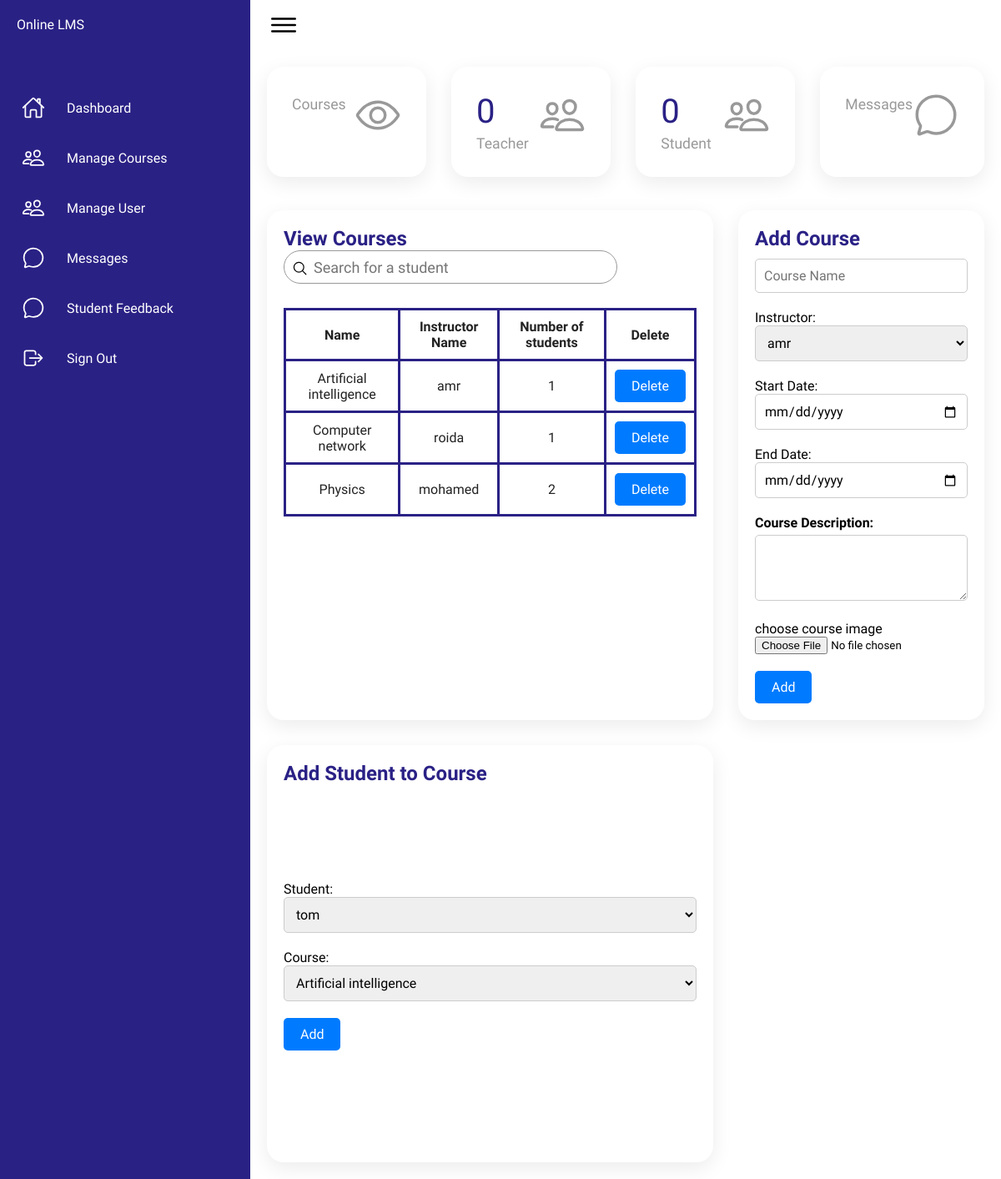
Page /manageCourse.php on the committed database.
### tables this page shows
CREATE TABLE `course` (
  `CourseID` int(11) NOT NULL,
  `CourseName` varchar(50) NOT NULL,
  `Description` text NOT NULL,
  `InstructorID` int(11) NOT NULL,
  `Start_Date` datetime NOT NULL,
  `End_Date` datetime NOT NULL,
  `Image` varchar(500) NOT NULL
);

CREATE TABLE `user` (
  `UserID` int(11) NOT NULL,
  `UserName` varchar(50) NOT NULL,
  `Email` varchar(50) NOT NULL,
  `Password` varchar(100) NOT NULL,
  `Role` varchar(10) NOT NULL,
  `Gender` varchar(10) NOT NULL
);

### classes/Db.classes.php (called while the page is built, shortened)
<?php
class Db {
    private $dbHost="localhost";
        private $dbUser="root";
        private $dbPassword="";
        private $dbName="se";
        protected $connection;
    public function openConnection()
        {
           $this->connection=new mysqli($this->dbHost,$this->dbUser,$this->dbPassword,$this->dbName);
          return true;
        }
    public function select($qry)
    {
        $result=$this->connection->query($qry);
        return $result->fetch_all(MYSQLI_ASSOC);
    }
}

### classes/Control/CourseController.php (called while the page is built, shortened)
<?php
require_once __DIR__ . '/../../classes/Db.classes.php';
class CourseController extends Db
{
    public function getInstructors()
        {
            if($this->openConnection())
            {
                $query = "SELECT FacultyID, UserName FROM faculty_member JOIN user ON faculty_member.UserID = user.UserID";
                return $this->select($query);
            }
            else
            {
                echo "Error in Database Connection";
                return false;
            }
        }
        public function getCourses()
        {
            if($this->openConnection())
            {
                $query = "SELECT c.CourseName, u.UserName, c.Image,c.CourseID FROM course c JOIN faculty_member f ON c.InstructorID = f.FacultyID JOIN user u ON f.UserID = u.UserID";
                return $this->select($query);
            }
            else
            {
                echo "Error in Database Connection";
                return false;
            }
        }
        public function getNumberOfStudents(int $courseId)
        {
            if ($this->openConnection()) {
                $query = "SELECT COUNT(*) as studentCount FROM student_course WHERE CourseID = '$courseId'";
                $result = $this->select($query);
                if (is_array($result) && isset($result[0]['studentCount'])) {
                    return $result[0]['studentCount'];
                } else {
                    return 0;
                }
            } else {
                echo "Error in Database Connection";
                return false;
            }
        }
}
?>

### classes/Control/StudentController.php (called while the page is built, shortened)
<?php
require_once __DIR__ . '/../../classes/Db.classes.php';
class StudentController extends Db
{
    public function getStudents()
    {
        if ($this->openConnection()) {
            $query = "SELECT StudentID, UserName FROM student JOIN user ON student.UserID = user.UserID";
            return $this->select($query);
        } else {
            echo "Error in Database Connection";
            return false;
        }
    }
}

### manageCourse.php (the view, shortened to what this page needs)
<?php
include "classes/Db.classes.php";
require_once 'classes/Control/CourseController.php';
require_once 'classes/Control/StudentController.php';
$courseController = new CourseController;
$courses = $courseController->getCourses();
$Instructors = $courseController->getInstructors();
$studentController = new StudentController;
$students = $studentController->getStudents();
?>
<!DOCTYPE html>
<html lang="en">
<head>
    <link rel="stylesheet" type="text/css" href="css/Dashboard.css">
</head>
<body>
    <?php
    include_once "sidebar.php";
    ?>
    </div>
    <?php
    include_once "cards.php"
    ?>
    <div class="details">
        <div class="recentOrders">
            <div class="cardHeader">
                <h2>View Courses</h2>
                <div class="search" style="margin: 0px 0%;">
                    <label>
                        <input type="text" placeholder="Search for a student">
                        <ion-icon name="search-outline"></ion-icon>
                    </label>
                </div>
            </div>
            <br>
            <table>
                <?php
                if (count($courses) == 0) {
                ?>
                    <div class="alert">
                        <strong>No Avilable Courses!</strong>
                    </div><?php
                        } else { ?>
                    <thead>
                        <tr>
                            <td>Name</td>
                            <td>Instructor Name</td>
                            <td>Number of students</td>
                            <td>Delete</td>
                        </tr>
                    </thead>
                    <?php
                            foreach ($courses as $course) { ?>
                        <tbody>
                            <tr>
                                <td><?php echo $course["CourseName"] ?></td>
                                <td><?php echo $course["UserName"] ?></td>
                                <td>
                                    <?php
                                    $numberOfStudents = $courseController->getNumberOfStudents($course['CourseID']);
                                    if ($numberOfStudents !== false) {
                                        echo $numberOfStudents;
                                    } else {
                                        echo "Error retrieving number of students.";
                                    } ?>
                                </td>
                                <td>
                                    <form method="post" action="manageCourse.php">
                                        <button class="btn btn-delete" name="delete">
                                            <span>Delete</span>
                                        </button>
                                    </form>
                                </td>
                            </tr>
                        </tbody>
                <?php }
                        }
                ?>
            </table>
        </div>
        <div class="recentCustomers">
            <div class="cardHeader">
                <h2>Add Course</h2>
            </div>
            <form action="manageCourse.php" method="post" enctype="multipart/form-data">
                <div class="form-group">
                    <input type="text" class="form-control" id="CourseName" name="CourseName" style="margin-top: 10px;" placeholder="Course Name">
                </div>
                <div class="form-group">
                    <label for="teacher">Instructor:</label>
                    <select class="form-control" name="InstructorID" id="InstructorID" onchange="toggleDepartmentField()">
                        <?php
                        foreach ($Instructors as $Instructor) { ?>
                            <option value="<?php echo $Instructor["FacultyID"] ?>"><?php echo $Instructor["UserName"] ?></option>
                        <?php
                        }
                        ?>
                    </select>
                </div>
                <div class="form-group">
                    <label for="Role" class="form-label">Start Date:</label>
                    <input type="date" class="form-control" id="Start_Date" name="Start_Date">
                </div>
                <div class="form-group">
                    <label for="Role" class="form-label">End Date:</label>
                    <input type="date" class="form-control" id="End_Date" name="End_Date">
                </div>
                <div class="form-group">
                    <label for="Description" class="role-label">Course Description:</label>
                    <textarea class="form-control" id="Description" rows="3" name="Description"></textarea>
                </div>
                <div class="form-group">
                    <label for="Image" class="file-label">choose course image</label>
                    <input class="file-control" type="file" id="Image" name="Image">
                </div>
                <button type="submit" name="submit" class="btn btn-primary">Add</button>
            </form>
        </div>
        <div class="recentCustomers">
            <div class="cardHeader">
                <h2>Add Student to Course</h2>
            </div>
            <form action="manageCourse.php" method="post">
                <div class="form-group">
                    <label for="teacher">Student:</label>
                    <select class="form-control" name="StudentID" id="StudentID" onchange="toggleDepartmentField()">
                        <?php
                        foreach ($students as $student) { ?>
                            <option value="<?php echo $student["StudentID"] ?>"><?php echo $student["UserName"] ?></option>
                        <?php
                        }
                        ?>
                    </select>
                </div>
                <div class="form-group">
                    <label for="teacher">Course:</label>
                    <select class="form-control" name="CourseID" id="CourseID" onchange="toggleDepartmentField()">
                        <?php
                        foreach ($courses as $course) { ?>
                            <option value="<?php echo $course["CourseID"] ?>"><?php echo $course["CourseName"] ?></option>
                        <?php
                        }
                        ?>
                    </select>
                </div>
                <button type="submit" name="submit" class="btn btn-primary">Add</button>
            </form>
        </div>
    </div>
    </div>
    </div>
</body>
</html>

### rows in the picture
course: CourseName "Artificial intelligence", user.UserName "amr", numberOfStudents "1"
course: CourseName "Computer network", user.UserName "roida", numberOfStudents "1"
course: CourseName "Physics", user.UserName "mohamed", numberOfStudents "2"

### other values in the picture
$rowCount "0"
form field InstructorID "amr"
form field StudentID "tom"
form field CourseID "Artificial intelligence"
